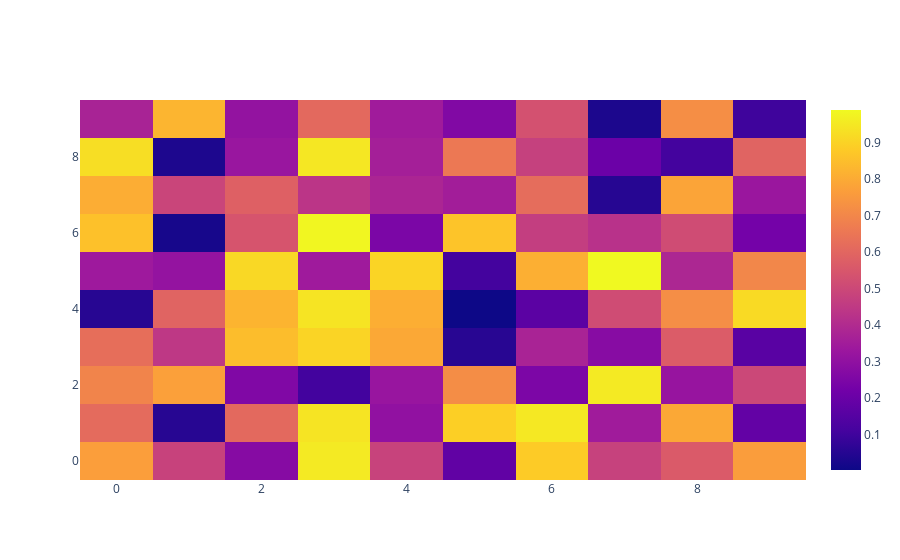

Notebook source saved alongside this figure:
### Code cell
# heatmaps in plotly

data = np.random.rand(10,10)

heatmap = go.Heatmap(z=data)
fig = go.Figure(data=[heatmap])
fig.show()
